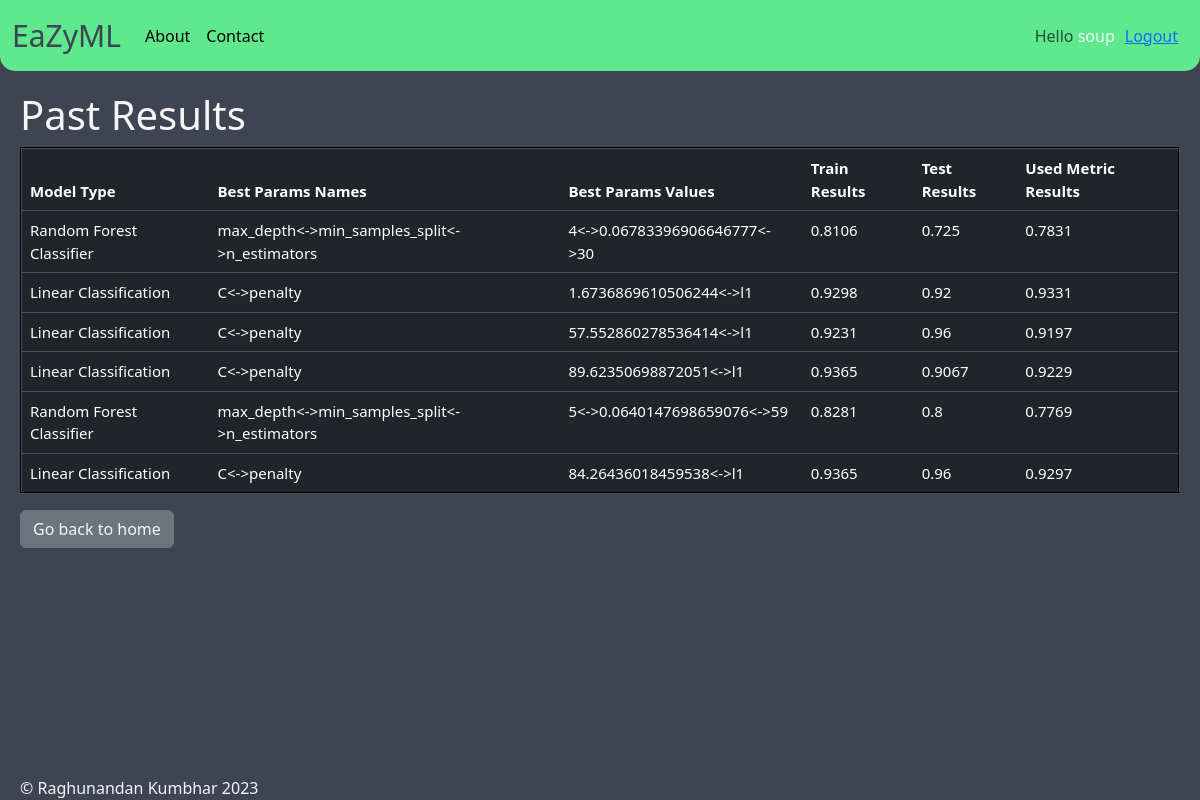
Screenshot of /home/history/ (signed in) with the database file from the repository.
### home/models.py (models this page shows)
class MLModelData(models.Model):
	choices = ['Linear Classification', 'Linear Regression', 'Decision Tree Classifier', 'Decision Tree Regressor', 'Random Forest Classifier', 'Random Forest Regressor']
	LC = 'Linear Classification'
	LR = 'Linear Regression'
	RFC = 'Random Forest Classifier'
	RFR = 'Random Forest Regressor'
	model_choices = (
			(LC, 'Linear Classification'),
			(LR, 'Linear Regression'),
			(RFC, 'Random Forest Classifier'),
			(RFR, 'Random Forest Regressor')
		)
	owner = models.ForeignKey(settings.AUTH_USER_MODEL, on_delete = models.CASCADE, null = True)
	model_type = models.CharField(max_length = 32, choices = model_choices)
	best_params_names = models.CharField(max_length = 256, null = True)
	best_params_values = models.CharField(max_length = 256, null = True)
	best_train_results = models.FloatField(null = True)
	best_test_results = models.FloatField(null = True)
	used_metric_results = models.FloatField(null = True)
	created_at = models.DateTimeField(auto_now_add=True, null = True)

### home/views.py (the view)
# urls.py: path('history/', views.History.as_view(), name = 'history'),
class History(LoginRequiredMixin, View):
	def get(self, request):
		view_template = 'home/history.html'
		data = models.MLModelData.objects.all().values().filter(owner = request.user).order_by('-created_at')
		ctx = {'data' : data}
		return render(request, view_template, ctx)

### home/templates/home/history.html
{% extends "base_page.html" %}
{% block content %}
<h1 class="main-text">Past Results</h1>
<div id="id-table-history">
	<table border = '2' class = "table table-dark table-hover">
		<thead>
			<tr>
				<th>Model Type</th>
				<th>Best Params Names</th>
				<th>Best Params Values</th>
				<th>Train Results</th>
				<th>Test Results</th>
				<th>Used Metric Results</th>
			</tr>
		</thead>
		{% for i in data %}
			<tr>
				<td>{{ i.model_type }}</td>
				<td>{{ i.best_params_names }}</td>
				<td>{{ i.best_params_values}}</td>
				<td>{{ i.best_train_results }}</td>
				<td>{{ i.best_test_results }}</td>
				<td>{{ i.used_metric_results }}</td>
			</tr>
		{% endfor %}
	</table>
<a href = "{% url 'home:home' %}" class="btn btn-secondary">Go back to home</a>
</div>
{% endblock %}

### home/templates/base_page.html (shortened to what this page needs)
<!DOCTYPE html>
<html>
{% load static %}
<head>
	<link rel = "stylesheet" href = "{% static 'home/css/bootstrap.css' %}">
	<link rel = "stylesheet" href = "{% static 'home/css/styles.css' %}">
</head>
<body>
<div>
	<nav class="navbar navbar-expand-lg navbar-light">
	  <div class="container-fluid">
	    <a class="navbar-brand" href="{% url 'home:home' %}">EaZyML</a>
	    <div class="collapse navbar-collapse" id="navbarSupportedContent">
	      <ul class="navbar-nav me-auto mb-2 mb-lg-0">
	      	<li class="nav-item">
          		<a class="nav-link active" aria-current="page" href="{% url 'home:start' %}">About</a>
        	</li>
        	<li class="nav-item">
          		<a class="nav-link active" aria-current="page" href="{% url 'home:contact' %}">Contact</a>
        	</li>
	      </ul>
	      {% if user.is_authenticated %}
	      <span class = "navbar-text navbar-top-right">
	      	Hello <span id="username-disp">{{ user.username }}</span>
	      </span>
	      <span class="navbar-top-right">
	      	<a href = "{% url 'logout' %}?next={% url 'home:start' %}">Logout</a>
	      </span>
	      {% else %}
	      <span class="navbar-top-right">
	      	<a href = "{% url 'login' %}">Login</a>
	      </span>
	      {% endif %}
	    </div>
	  </div>
	</nav>
{% block content %}
{% endblock %}
</div>
<div class="footer">
	&#169 Raghunandan Kumbhar 2023
</div>
</body>
</html>

### home/static/home/css/styles.css (style rules this page uses)
body { background-color: #3e4451; }
.table { margin-right: 20px; }
.main-text { margin-left: 20px; color: whitesmoke; }
.navbar { background-color: #5FE88D; margin-bottom: 20px; border-bottom-left-radius: 15px; border-bottom-right-radius: 15px; }
.btn { margin-bottom: 20px; color: whitesmoke; text-decoration: none; }
.navbar-brand { font-size: 30px; color: #3e4451; }
.navbar-top-right { margin-right: 10px; }
.footer { position: absolute; bottom: 0px; width: 100%; height: auto; color: whitesmoke; padding-left: 20px; }
#id-table-history { margin-left: 20px; margin-right: 20px; font-size: 15px; }
#username-disp { color: whitesmoke; }

### rows the page displays
MLModelData: model_type "Random Forest Classifier", best_params_names "max_depth<->min_samples_split<->n_estimators", best_params_values "4<->0.06783396906646777<->30", best_train_results "0.8106", best_test_results "0.725", used_metric_results "0.7831"
MLModelData: model_type "Linear Classification", best_params_names "C<->penalty", best_params_values "1.6736869610506244<->l1", best_train_results "0.9298", best_test_results "0.92", used_metric_results "0.9331"
MLModelData: model_type "Linear Classification", best_params_names "C<->penalty", best_params_values "57.552860278536414<->l1", best_train_results "0.9231", best_test_results "0.96", used_metric_results "0.9197"
MLModelData: model_type "Linear Classification", best_params_names "C<->penalty", best_params_values "89.62350698872051<->l1", best_train_results "0.9365", best_test_results "0.9067", used_metric_results "0.9229"
MLModelData: model_type "Random Forest Classifier", best_params_names "max_depth<->min_samples_split<->n_estimators", best_params_values "5<->0.0640147698659076<->59", best_train_results "0.8281", best_test_results "0.8", used_metric_results "0.7769"
MLModelData: model_type "Linear Classification", best_params_names "C<->penalty", best_params_values "84.26436018459538<->l1", best_train_results "0.9365", best_test_results "0.96", used_metric_results "0.9297"

### other values shown
{{ user.username }} "soup"
